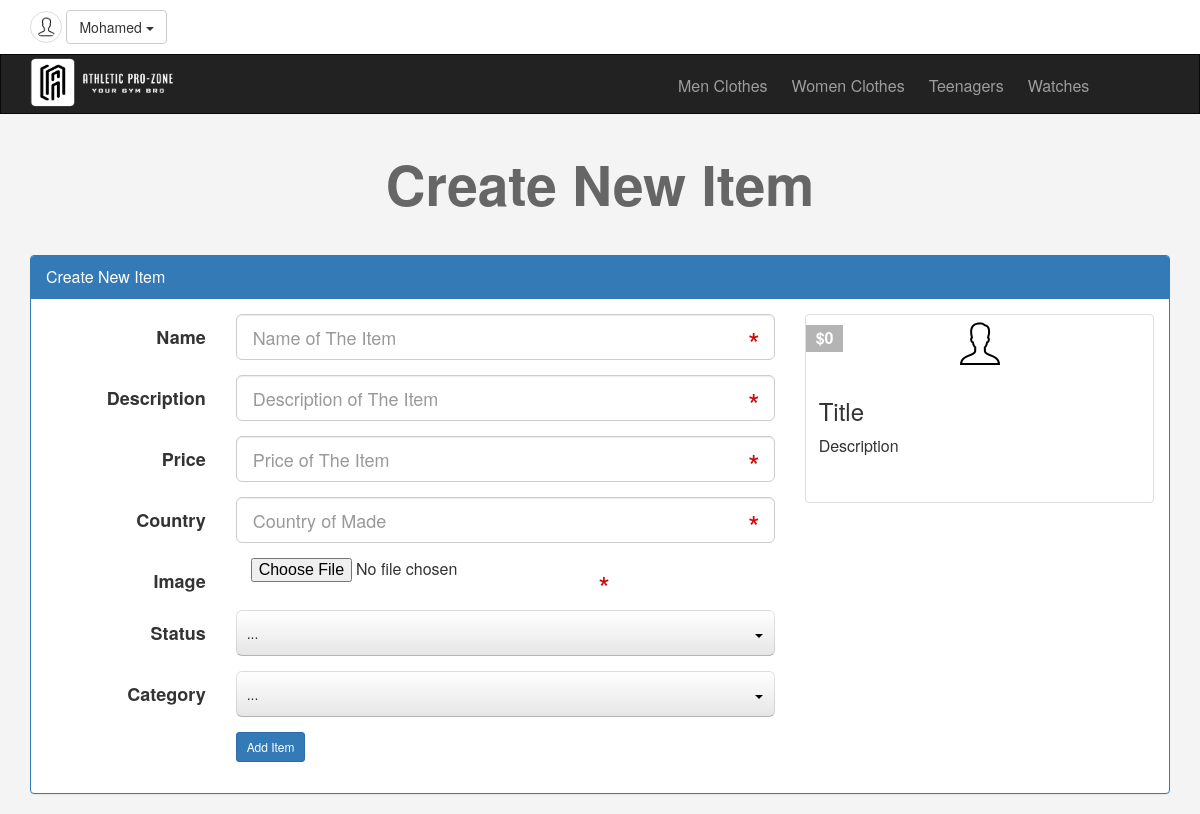
/newad.php (signed in), run on the app's committed database.
### tables this page shows
CREATE TABLE `categories` (
  `ID` int(11) NOT NULL,
  `Name` varchar(255) NOT NULL,
  `Description` text NOT NULL,
  `parent` int(11) NOT NULL,
  `Ordering` int(11) DEFAULT NULL,
  `Visibility` tinyint(4) NOT NULL DEFAULT 0,
  `Allow_Comment` tinyint(4) NOT NULL DEFAULT 0,
  `Allow_Ads` tinyint(4) NOT NULL DEFAULT 0
);

### init.php (called while the page is built, shortened)
<?php
	include 'admin/connect.php';
	$sessionUser = '';
	if (isset($_SESSION['user'])) {
		$sessionUser = $_SESSION['user'];
	}
	$tpl 	= 'includes/templates/';
	$func	= 'includes/functions/';
	$css 	= 'layout/css/';
	include $func . 'functions.php';
	include $tpl . 'header.php';

### includes/functions/functions.php (called while the page is built, shortened)
<?php
	function getAllFrom($field, $table, $where = NULL, $and = NULL, $orderfield="", $ordering = "DESC") {
		global $con;
		$getAll = $con->prepare("SELECT $field FROM $table $where $and ORDER BY $orderfield $ordering");
		$getAll->execute();
		$all = $getAll->fetchAll();
		return $all;
	}

### newad.php (the view, shortened to what this page needs)
<?php
	$pageTitle = 'Create New Item';
	include 'init.php';
	if (isset($_SESSION['user'])) {
?>
<h1 class="text-center">
	<?php echo $pageTitle ?>
</h1>
<div class="create-ad block">
	<div class="container">
		<div class="panel panel-primary">
			<div class="panel-heading">
				<?php echo $pageTitle ?>
			</div>
			<div class="panel-body">
				<div class="row">
					<div class="col-md-8">
						<form class="form-horizontal main-form" action="<?php echo $_SERVER['PHP_SELF'] ?>"
							method="POST" enctype="multipart/form-data">
							<div class="form-group form-group-lg">
								<label class="col-sm-3 control-label">Name</label>
								<div class="col-sm-10 col-md-9">
									<input pattern=".{4,}" title="This Field Require At Least 4 Characters" type="text"
										name="name" class="form-control live" placeholder="Name of The Item"
										data-class=".live-title" required />
								</div>
							</div>
							<div class="form-group form-group-lg">
								<label class="col-sm-3 control-label">Description</label>
								<div class="col-sm-10 col-md-9">
									<input pattern=".{10,}" title="This Field Require At Least 10 Characters"
										type="text" name="description" class="form-control live"
										placeholder="Description of The Item" data-class=".live-desc" required />
								</div>
							</div>
							<div class="form-group form-group-lg">
								<label class="col-sm-3 control-label">Price</label>
								<div class="col-sm-10 col-md-9">
									<input type="text" name="price" class="form-control live"
										placeholder="Price of The Item" data-class=".live-price" required />
								</div>
							</div>
							<div class="form-group form-group-lg">
								<label class="col-sm-3 control-label">Country</label>
								<div class="col-sm-10 col-md-9">
									<input type="text" name="country" class="form-control" placeholder="Country of Made"
										required />
								</div>
							</div>
							<div class="form-group form-group-lg">
								<label class="col-sm-3 control-label">Image</label>
								<div class="col-sm-10 col-md-9">
									<div class="col-sm-10 col-md-9">
										<input type="file" id="image" name="image" required/>
									</div>
								</div>
							</div>
							<div class="form-group form-group-lg">
								<label class="col-sm-3 control-label">Status</label>
								<div class="col-sm-10 col-md-9">
									<select name="status" required>
									</select>
								</div>
							</div>
							<div class="form-group form-group-lg">
								<label class="col-sm-3 control-label">Category</label>
								<div class="col-sm-10 col-md-9">
									<select name="category" required>
									</select>
								</div>
							</div>
							<div class="form-group form-group-lg">
								<div class="col-sm-offset-3 col-sm-9">
									<input type="submit" value="Add Item" class="btn btn-primary btn-sm" />
								</div>
							</div>
						</form>
					</div>
					<div class="col-md-4">
						<div class="thumbnail item-box live-preview">
							<span class="price-tag">
								$<span class="live-price">0</span>
							</span>
							<img class="img-responsive" src="img.png" alt="" />
							<div class="caption">
								<h3 class="live-title">Title</h3>
								<p class="live-desc">Description</p>
							</div>
						</div>
					</div>
				</div>
			</div>
		</div>
	</div>
</div>
<?php
	} else {
		header('Location: login.php');
		exit();
	}
	include $tpl . 'footer.php';
?>

### includes/templates/header.php (shortened to what this page needs)
<!DOCTYPE html>
<html>
<head>
	<link rel="stylesheet" href="<?php echo $css ?>bootstrap.min.css" />
	<link rel="stylesheet" href="<?php echo $css ?>font-awesome.min.css" />
	<link rel="stylesheet" href="<?php echo $css ?>jquery-ui.css" />
	<link rel="stylesheet" href="<?php echo $css ?>jquery.selectBoxIt.css" />
	<link rel="stylesheet" href="<?php echo $css ?>front.css" />
</head>
<body>
	<div class="upper-bar">
		<div class="container">
			<?php
				if (isset($_SESSION['user'])) { ?>
			<img class="my-image img-thumbnail img-circle" src="img.png" alt="" />
			<div class="btn-group my-info">
				<span class="btn btn-default dropdown-toggle" data-toggle="dropdown">
					<?php echo $sessionUser ?>
					<span class="caret"></span>
				</span>
			</div>
			<?php
				} else {
			?>
			<a href="login.php">
				<span class="pull-right">Login/Signup</span>
			</a>
			<?php } ?>
		</div>
	</div>
	<nav class="navbar navbar-inverse">
		<div class="container">
			<div class="navbar-header">
				<a class="navbar-brand" href="index.php">
					<img class="logo"
						src="admin/layout/css/images/logo/Logo Files/For Web/png/White logo - no background.png">
				</a>
			</div>
			<div style="position:absolute;top: 6px;left: 650px;" class="collapse navbar-collapse" id="app-nav">
				<ul class="nav navbar-nav navbar-right">
					<?php
	      	$allCats = getAllFrom("*", "categories", "where parent = 0", "", "ID", "ASC");
			foreach ($allCats as $cat) {
				echo
				'<li>
					<a href="categories.php?pageid=' . $cat['ID'] . '">
						' . $cat['Name'] . '
					</a>
				</li>';
			}
	      ?>
				</ul>
			</div>
		</div>
	</nav>

### layout/css/front.css (style rules this page uses)
body { background-color: #F4F4F4; font-size: 16px; }
h1 { font-size: 55px; margin: 40px 0; font-weight: bold; color: #666; }
.navbar { border-radius: 0; margin-bottom: 0; }
.logo { position: absolute; top: 0px; width: 150px; height: 55px; }
.navbar-inverse { height: 60px; }
.nav>li>a, .navbar-brand { padding: 15px 12px; }
.navbar-brand { font-size: 1em; }
.form-control { position: relative; }
.upper-bar { padding: 10px; background-color: #FFF }
.my-image { width: 32px; height: 32px; }
.item-box { position: relative; }
.item-box .price-tag { background-color: #B4B4B4; padding: 2px 10px; position: absolute; left: 0; top: 10px; font-weight: bold; color: #FFF; }
.item-box .caption p { height: 44px; max-height: 44px; }

### data on the page
categories: Name "Men Clothes"
categories: Name "Women Clothes"
categories: Name "Teenagers"
categories: Name "Watches"

### other printed values
$sessionUser "Mohamed"
$pageTitle "Create New Item"
